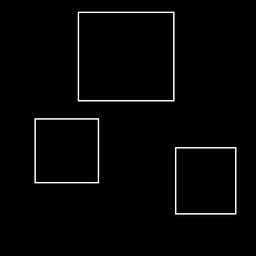
#> input picture Images/corners.jpg, 256 x 256 px, shrunk from 550 x 550 before the run
$ python image_corners.py
#> lines starting #> are read from the running program, lines starting #| are printed output that depends on the picture; after the words box and inside, x2 and y2 are one past the last pixel; in counts of white or black regions, pixels touching at a corner belong together
######################## Priteh Borad ##################################
import cv2
import numpy as np

shapes = cv2.imread("Images/corners.jpg")
#> shapes is the input picture: shape (256, 256, 3); min 0, max 255, mean 5
#shapes = cv2.resize(shapes, (400,400))

filt1 = np.array([(25,1,25),(0,1,1),(0,0,25)])
filt2 = np.array([(25,1,25),(1,1,0),(25,0,0)])
filt3 = np.array([(25,0,0),(1,1,0),(25,1,25)])
filt4 = np.array([(0,0,25),(0,1,1),(25,1,25)])
S = shapes.shape
#> S = (256, 256, 3)
F = filt1.shape
shapesGray = cv2.cvtColor(shapes, cv2.COLOR_BGR2GRAY)
(thresh, shapesBin) = cv2.threshold(shapesGray, 127, 255, cv2.THRESH_BINARY)
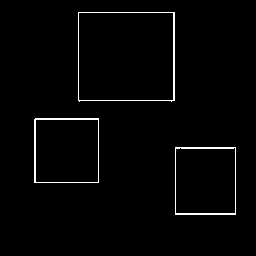
#> shapesBin: shape (256, 256); 1.8% white in thin lines or dots, all inside (x1, y1, x2, y2) = (34, 12, 236, 215)
shapesBin = shapesBin/255
cv2.imshow('original',shapesBin)
R = S[0]+F[0]-1
#> R = 258
C = S[1]+F[1]-1
#> C = 258
N = np.zeros((R,C))
def Nanfillcompare(y,filt):
 z = np.array([0,0,0,0,0,0,0,0,0])
 for i in range(9):
    y=y.flatten()
    filt=filt.flatten()
    if filt[i] == 25:
        z[i]=1
    elif y[i]==filt[i]:
        z[i]=1
 if np.all(z == 1):
     return True
 else:
     return False
for i in range(S[0]):
    for j in range(S[1]):
        N[i+1,j+1]=shapesBin[i,j]
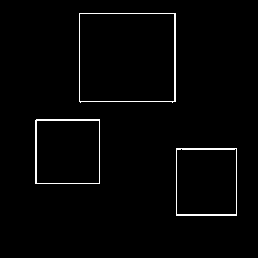
#> N: shape (258, 258) float64; values 0 (black) and 1 (white), 1.8% white in thin lines or dots, all inside (x1, y1, x2, y2) = (35, 13, 237, 216)

for i in range(S[0]):
    for j in range(S[1]):
        k = N[i:i+F[0],j:j+F[0]]
        t=np.array([Nanfillcompare(k,filt1),Nanfillcompare(k,filt2),Nanfillcompare(k,filt3),Nanfillcompare(k,filt4)])
        #print(t)
        result = np.any(t == True)
#        print(result)
        color=(1,1,1)
        if result:
            cv2.circle(shapesBin,(j,i),5,color)
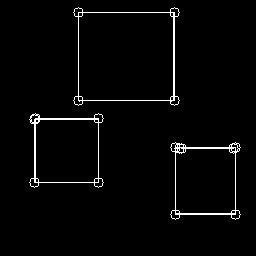
#> shapesBin: shape (256, 256) float64; values 0 (black) and 1 (white), 2.4% white in thin lines or dots, all inside (x1, y1, x2, y2) = (29, 7, 241, 220)
#        else:
#            shapesBin[i,j]=0
cv2.imshow('mycorners',shapesBin*255)
#cv2.imshow('dilatoion',img_dilation)
cv2.waitKey(0)
######################## Priteh Borad ##################################

$ run again, with Images/Morph1.jpg copied over Images/corners.jpg
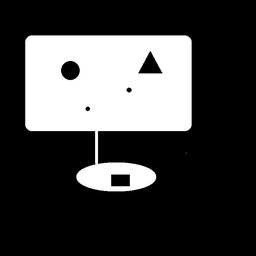
#> input picture Images/Morph1.jpg, 256 x 256 px, shrunk from 700 x 701 before the run
#> shapes is the input picture: shape (256, 256, 3); min 0, max 255, mean 66.2
#> `(thresh, shapesBin) = cv2.threshold(shapesGray, 127, 255, cv2.THRESH_B..`:
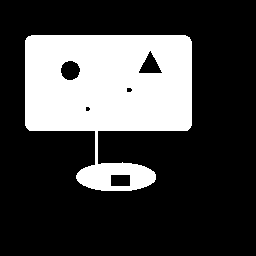
#> shapesBin: shape (256, 256); 26.1% white; 1 white region, box (x1, y1, x2, y2) and area: (25, 35, 192, 191) 17130
#> after the loop `for i in range(S[0]):`:
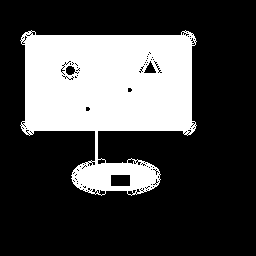
#> shapesBin: shape (256, 256) float64; values 0 (black) and 1 (white), 27.8% white; 1 white region, box (x1, y1, x2, y2) and area: (20, 30, 197, 196) 18188
